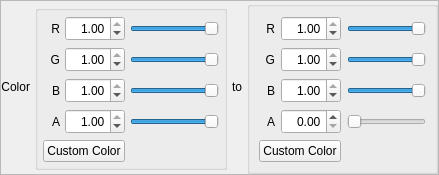
               <widget class="QFrame" name="ParticlesFrame3" >
                <property name="sizePolicy" >
                 <sizepolicy vsizetype="Preferred" hsizetype="Preferred" >
                  <horstretch>0</horstretch>
                  <verstretch>0</verstretch>
                 </sizepolicy>
                </property>
                <property name="frameShape" >
                 <enum>QFrame::StyledPanel</enum>
                </property>
                <property name="frameShadow" >
                 <enum>QFrame::Raised</enum>
                </property>
                <layout class="QHBoxLayout" name="horizontalLayout_11" >
                 <property name="spacing" >
                  <number>5</number>
                 </property>
                 <property name="margin" >
                  <number>0</number>
                 </property>
                 <item>
                  <widget class="QLabel" name="ColorsLabel" >
                   <property name="sizePolicy" >
                    <sizepolicy vsizetype="Fixed" hsizetype="Preferred" >
                     <horstretch>0</horstretch>
                     <verstretch>0</verstretch>
                    </sizepolicy>
                   </property>
                   <property name="text" >
                    <string>Color</string>
                   </property>
                   <property name="alignment" >
                    <set>Qt::AlignRight|Qt::AlignTrailing|Qt::AlignVCenter</set>
                   </property>
                  </widget>
                 </item>
                 <item>
                  <widget class="QGroupBox" name="ColorsFromBox" >
                   <property name="sizePolicy" >
                    <sizepolicy vsizetype="Fixed" hsizetype="Expanding" >
                     <horstretch>2</horstretch>
                     <verstretch>0</verstretch>
                    </sizepolicy>
                   </property>
                   <property name="title" >
                    <string/>
                   </property>
                   <property name="flat" >
                    <bool>false</bool>
                   </property>
                   <layout class="QGridLayout" name="gridLayout_6" >
                    <property name="horizontalSpacing" >
                     <number>5</number>
                    </property>
                    <property name="margin" >
                     <number>5</number>
                    </property>
                    <item row="0" column="0" >
                     <widget class="QLabel" name="RFromLabel" >
                      <property name="sizePolicy" >
                       <sizepolicy vsizetype="Fixed" hsizetype="Preferred" >
                        <horstretch>0</horstretch>
                        <verstretch>0</verstretch>
                       </sizepolicy>
                      </property>
                      <property name="minimumSize" >
                       <size>
                        <width>0</width>
                        <height>25</height>
                       </size>
                      </property>
                      <property name="toolTip" >
                       <string>Start color Red</string>
                      </property>
                      <property name="text" >
                       <string>R</string>
                      </property>
                      <property name="alignment" >
                       <set>Qt::AlignRight|Qt::AlignTrailing|Qt::AlignVCenter</set>
                      </property>
                     </widget>
                    </item>
                    <item row="1" column="0" >
                     <widget class="QLabel" name="GFromLabel" >
                      <property name="sizePolicy" >
                       <sizepolicy vsizetype="Fixed" hsizetype="Preferred" >
                        <horstretch>0</horstretch>
                        <verstretch>0</verstretch>
                       </sizepolicy>
                      </property>
                      <property name="minimumSize" >
                       <size>
                        <width>0</width>
                        <height>25</height>
                       </size>
                      </property>
                      <property name="toolTip" >
                       <string>Start color green</string>
                      </property>
                      <property name="text" >
                       <string>G</string>
                      </property>
                      <property name="alignment" >
                       <set>Qt::AlignRight|Qt::AlignTrailing|Qt::AlignVCenter</set>
                      </property>
                     </widget>
                    </item>
                    <item row="2" column="0" >
                     <widget class="QLabel" name="BFromLabel" >
                      <property name="sizePolicy" >
                       <sizepolicy vsizetype="Fixed" hsizetype="Preferred" >
                        <horstretch>0</horstretch>
                        <verstretch>0</verstretch>
                       </sizepolicy>
                      </property>
                      <property name="minimumSize" >
                       <size>
                        <width>0</width>
                        <height>25</height>
                       </size>
                      </property>
                      <property name="toolTip" >
                       <string>Start color blue</string>
                      </property>
                      <property name="text" >
                       <string>B</string>
                      </property>
                      <property name="alignment" >
                       <set>Qt::AlignRight|Qt::AlignTrailing|Qt::AlignVCenter</set>
                      </property>
                     </widget>
                    </item>
                    <item row="3" column="0" >
                     <widget class="QLabel" name="AFromLabel" >
                      <property name="sizePolicy" >
                       <sizepolicy vsizetype="Fixed" hsizetype="Preferred" >
                        <horstretch>0</horstretch>
                        <verstretch>0</verstretch>
                       </sizepolicy>
                      </property>
                      <property name="minimumSize" >
                       <size>
                        <width>0</width>
                        <height>25</height>
                       </size>
                      </property>
                      <property name="toolTip" >
                       <string>Alpha value at start of lifetime</string>
                      </property>
                      <property name="text" >
                       <string>A</string>
                      </property>
                      <property name="alignment" >
                       <set>Qt::AlignRight|Qt::AlignTrailing|Qt::AlignVCenter</set>
                      </property>
                     </widget>
                    </item>
                    <item row="2" column="2" >
                     <widget class="QSlider" name="BFromSlider" >
                      <property name="toolTip" >
                       <string>Start color blue</string>
                      </property>
                      <property name="maximum" >
                       <number>100</number>
                      </property>
                      <property name="value" >
                       <number>100</number>
                      </property>
                      <property name="orientation" >
                       <enum>Qt::Horizontal</enum>
                      </property>
                     </widget>
                    </item>
                    <item row="1" column="2" >
                     <widget class="QSlider" name="GFromSlider" >
                      <property name="toolTip" >
                       <string>Start color green</string>
                      </property>
                      <property name="maximum" >
                       <number>100</number>
                      </property>
                      <property name="value" >
                       <number>100</number>
                      </property>
                      <property name="orientation" >
                       <enum>Qt::Horizontal</enum>
                      </property>
                     </widget>
                    </item>
                    <item row="0" column="2" >
                     <widget class="QSlider" name="RFromSlider" >
                      <property name="toolTip" >
                       <string>Start color Red</string>
                      </property>
                      <property name="maximum" >
                       <number>100</number>
                      </property>
                      <property name="value" >
                       <number>100</number>
                      </property>
                      <property name="orientation" >
                       <enum>Qt::Horizontal</enum>
                      </property>
                     </widget>
                    </item>
                    <item row="3" column="2" >
                     <widget class="QSlider" name="AFromSlider" >
                      <property name="toolTip" >
                       <string>Alpha value at start of lifetime</string>
                      </property>
                      <property name="maximum" >
                       <number>100</number>
                      </property>
                      <property name="value" >
                       <number>100</number>
                      </property>
                      <property name="orientation" >
                       <enum>Qt::Horizontal</enum>
                      </property>
                     </widget>
                    </item>
                    <item row="0" column="1" >
                     <widget class="QDoubleSpinBox" name="RFromSpinBox" >
                      <property name="sizePolicy" >
                       <sizepolicy vsizetype="Fixed" hsizetype="Fixed" >
                        <horstretch>0</horstretch>
                        <verstretch>0</verstretch>
                       </sizepolicy>
                      </property>
                      <property name="minimumSize" >
                       <size>
                        <width>60</width>
                        <height>25</height>
                       </size>
                      </property>
                      <property name="maximumSize" >
                       <size>
                        <width>60</width>
                        <height>25</height>
                       </size>
                      </property>
                      <property name="toolTip" >
                       <string>Start color Red</string>
                      </property>
                      <property name="alignment" >
                       <set>Qt::AlignRight|Qt::AlignTrailing|Qt::AlignVCenter</set>
                      </property>
                      <property name="maximum" >
                       <double>1.000000000000000</double>
                      </property>
                      <property name="singleStep" >
                       <double>0.010000000000000</double>
                      </property>
                      <property name="value" >
                       <double>1.000000000000000</double>
                      </property>
                     </widget>
                    </item>
                    <item row="1" column="1" >
                     <widget class="QDoubleSpinBox" name="GFromSpinBox" >
                      <property name="sizePolicy" >
                       <sizepolicy vsizetype="Fixed" hsizetype="Fixed" >
                        <horstretch>0</horstretch>
                        <verstretch>0</verstretch>
                       </sizepolicy>
                      </property>
                      <property name="minimumSize" >
                       <size>
                        <width>60</width>
                        <height>25</height>
                       </size>
                      </property>
                      <property name="maximumSize" >
                       <size>
                        <width>60</width>
                        <height>25</height>
                       </size>
                      </property>
                      <property name="toolTip" >
                       <string>Start color green</string>
                      </property>
                      <property name="alignment" >
                       <set>Qt::AlignRight|Qt::AlignTrailing|Qt::AlignVCenter</set>
                      </property>
                      <property name="maximum" >
                       <double>1.000000000000000</double>
                      </property>
                      <property name="singleStep" >
                       <double>0.010000000000000</double>
                      </property>
                      <property name="value" >
                       <double>1.000000000000000</double>
                      </property>
                     </widget>
                    </item>
                    <item row="2" column="1" >
                     <widget class="QDoubleSpinBox" name="BFromSpinBox" >
                      <property name="sizePolicy" >
                       <sizepolicy vsizetype="Fixed" hsizetype="Fixed" >
                        <horstretch>0</horstretch>
                        <verstretch>0</verstretch>
                       </sizepolicy>
                      </property>
                      <property name="minimumSize" >
                       <size>
                        <width>60</width>
                        <height>25</height>
                       </size>
                      </property>
                      <property name="maximumSize" >
                       <size>
                        <width>60</width>
                        <height>25</height>
                       </size>
                      </property>
                      <property name="toolTip" >
                       <string>Start color blue</string>
                      </property>
                      <property name="alignment" >
                       <set>Qt::AlignRight|Qt::AlignTrailing|Qt::AlignVCenter</set>
                      </property>
                      <property name="maximum" >
                       <double>1.000000000000000</double>
                      </property>
                      <property name="singleStep" >
                       <double>0.010000000000000</double>
                      </property>
                      <property name="value" >
                       <double>1.000000000000000</double>
                      </property>
                     </widget>
                    </item>
                    <item row="3" column="1" >
                     <widget class="QDoubleSpinBox" name="AFromSpinBox" >
                      <property name="sizePolicy" >
                       <sizepolicy vsizetype="Fixed" hsizetype="Fixed" >
                        <horstretch>0</horstretch>
                        <verstretch>0</verstretch>
                       </sizepolicy>
                      </property>
                      <property name="minimumSize" >
                       <size>
                        <width>60</width>
                        <height>25</height>
                       </size>
                      </property>
                      <property name="maximumSize" >
                       <size>
                        <width>60</width>
                        <height>25</height>
                       </size>
                      </property>
                      <property name="toolTip" >
                       <string>Alpha value at start of lifetime</string>
                      </property>
                      <property name="alignment" >
                       <set>Qt::AlignRight|Qt::AlignTrailing|Qt::AlignVCenter</set>
                      </property>
                      <property name="maximum" >
                       <double>1.000000000000000</double>
                      </property>
                      <property name="singleStep" >
                       <double>0.010000000000000</double>
                      </property>
                      <property name="value" >
                       <double>1.000000000000000</double>
                      </property>
                     </widget>
                    </item>
                    <item row="4" column="0" colspan="2" >
                     <widget class="QPushButton" name="CustomColorFromButton" >
                      <property name="sizePolicy" >
                       <sizepolicy vsizetype="Fixed" hsizetype="Fixed" >
                        <horstretch>0</horstretch>
                        <verstretch>0</verstretch>
                       </sizepolicy>
                      </property>
                      <property name="text" >
                       <string>Custom Color</string>
                      </property>
                     </widget>
                    </item>
                   </layout>
                  </widget>
                 </item>
                 <item>
                  <widget class="QLabel" name="ColorsToLabel" >
                   <property name="sizePolicy" >
                    <sizepolicy vsizetype="Fixed" hsizetype="Preferred" >
                     <horstretch>0</horstretch>
                     <verstretch>0</verstretch>
                    </sizepolicy>
                   </property>
                   <property name="text" >
                    <string>to</string>
                   </property>
                   <property name="alignment" >
                    <set>Qt::AlignRight|Qt::AlignTrailing|Qt::AlignVCenter</set>
                   </property>
                  </widget>
                 </item>
                 <item>
                  <widget class="QGroupBox" name="ColorsToBox" >
                   <property name="sizePolicy" >
                    <sizepolicy vsizetype="Fixed" hsizetype="Expanding" >
                     <horstretch>2</horstretch>
                     <verstretch>0</verstretch>
                    </sizepolicy>
                   </property>
                   <property name="title" >
                    <string/>
                   </property>
                   <layout class="QGridLayout" name="gridLayout_7" >
                    <item row="0" column="0" >
                     <widget class="QLabel" name="RToLabel" >
                      <property name="sizePolicy" >
                       <sizepolicy vsizetype="Fixed" hsizetype="Preferred" >
                        <horstretch>0</horstretch>
                        <verstretch>0</verstretch>
                       </sizepolicy>
                      </property>
                      <property name="minimumSize" >
                       <size>
                        <width>0</width>
                        <height>25</height>
                       </size>
                      </property>
                      <property name="toolTip" >
                       <string>End color red</string>
                      </property>
                      <property name="text" >
                       <string>R</string>
                      </property>
                      <property name="alignment" >
                       <set>Qt::AlignRight|Qt::AlignTrailing|Qt::AlignVCenter</set>
                      </property>
                     </widget>
                    </item>
                    <item row="1" column="0" >
                     <widget class="QLabel" name="GToLabel" >
                      <property name="sizePolicy" >
                       <sizepolicy vsizetype="Fixed" hsizetype="Preferred" >
                        <horstretch>0</horstretch>
                        <verstretch>0</verstretch>
                       </sizepolicy>
                      </property>
                      <property name="minimumSize" >
                       <size>
                        <width>0</width>
                        <height>25</height>
                       </size>
                      </property>
                      <property name="toolTip" >
                       <string>End color green</string>
                      </property>
                      <property name="text" >
                       <string>G</string>
                      </property>
                      <property name="alignment" >
                       <set>Qt::AlignRight|Qt::AlignTrailing|Qt::AlignVCenter</set>
                      </property>
                     </widget>
                    </item>
                    <item row="2" column="0" >
                     <widget class="QLabel" name="BToLabel" >
                      <property name="sizePolicy" >
                       <sizepolicy vsizetype="Fixed" hsizetype="Preferred" >
                        <horstretch>0</horstretch>
                        <verstretch>0</verstretch>
                       </sizepolicy>
                      </property>
                      <property name="minimumSize" >
                       <size>
                        <width>0</width>
                        <height>25</height>
                       </size>
                      </property>
                      <property name="toolTip" >
                       <string>End color blue</string>
                      </property>
                      <property name="text" >
                       <string>B</string>
                      </property>
                      <property name="alignment" >
                       <set>Qt::AlignRight|Qt::AlignTrailing|Qt::AlignVCenter</set>
                      </property>
                     </widget>
                    </item>
                    <item row="3" column="0" >
                     <widget class="QLabel" name="AToLabel" >
                      <property name="sizePolicy" >
                       <sizepolicy vsizetype="Fixed" hsizetype="Preferred" >
                        <horstretch>0</horstretch>
                        <verstretch>0</verstretch>
                       </sizepolicy>
                      </property>
                      <property name="minimumSize" >
                       <size>
                        <width>0</width>
                        <height>25</height>
                       </size>
                      </property>
                      <property name="toolTip" >
                       <string>Alpha value at end of lifetime</string>
                      </property>
                      <property name="text" >
                       <string>A</string>
                      </property>
                      <property name="alignment" >
                       <set>Qt::AlignRight|Qt::AlignTrailing|Qt::AlignVCenter</set>
                      </property>
                     </widget>
                    </item>
                    <item row="2" column="2" >
                     <widget class="QSlider" name="BToSlider" >
                      <property name="toolTip" >
                       <string>End color blue</string>
                      </property>
                      <property name="maximum" >
                       <number>100</number>
                      </property>
                      <property name="value" >
                       <number>100</number>
                      </property>
                      <property name="orientation" >
                       <enum>Qt::Horizontal</enum>
                      </property>
                     </widget>
                    </item>
                    <item row="1" column="2" >
                     <widget class="QSlider" name="GToSlider" >
                      <property name="toolTip" >
                       <string>End color green</string>
                      </property>
                      <property name="maximum" >
                       <number>100</number>
                      </property>
                      <property name="value" >
                       <number>100</number>
                      </property>
                      <property name="orientation" >
                       <enum>Qt::Horizontal</enum>
                      </property>
                     </widget>
                    </item>
                    <item row="0" column="2" >
                     <widget class="QSlider" name="RToSlider" >
                      <property name="toolTip" >
                       <string>End color red</string>
                      </property>
                      <property name="maximum" >
                       <number>100</number>
                      </property>
                      <property name="value" >
                       <number>100</number>
                      </property>
                      <property name="orientation" >
                       <enum>Qt::Horizontal</enum>
                      </property>
                     </widget>
                    </item>
                    <item row="3" column="2" >
                     <widget class="QSlider" name="AToSlider" >
                      <property name="toolTip" >
                       <string>Alpha value at end of lifetime</string>
                      </property>
                      <property name="maximum" >
                       <number>100</number>
                      </property>
                      <property name="value" >
                       <number>0</number>
                      </property>
                      <property name="orientation" >
                       <enum>Qt::Horizontal</enum>
                      </property>
                     </widget>
                    </item>
                    <item row="0" column="1" >
                     <widget class="QDoubleSpinBox" name="RToSpinBox" >
                      <property name="sizePolicy" >
                       <sizepolicy vsizetype="Fixed" hsizetype="Fixed" >
                        <horstretch>0</horstretch>
                        <verstretch>0</verstretch>
                       </sizepolicy>
                      </property>
                      <property name="minimumSize" >
                       <size>
                        <width>60</width>
                        <height>25</height>
                       </size>
                      </property>
                      <property name="maximumSize" >
                       <size>
                        <width>60</width>
                        <height>25</height>
                       </size>
                      </property>
                      <property name="toolTip" >
                       <string>End color red</string>
                      </property>
                      <property name="alignment" >
                       <set>Qt::AlignRight|Qt::AlignTrailing|Qt::AlignVCenter</set>
                      </property>
                      <property name="maximum" >
                       <double>1.000000000000000</double>
                      </property>
                      <property name="singleStep" >
                       <double>0.010000000000000</double>
                      </property>
                      <property name="value" >
                       <double>1.000000000000000</double>
                      </property>
                     </widget>
                    </item>
                    <item row="1" column="1" >
                     <widget class="QDoubleSpinBox" name="GToSpinBox" >
                      <property name="sizePolicy" >
                       <sizepolicy vsizetype="Fixed" hsizetype="Fixed" >
                        <horstretch>0</horstretch>
                        <verstretch>0</verstretch>
                       </sizepolicy>
                      </property>
                      <property name="minimumSize" >
                       <size>
                        <width>60</width>
                        <height>25</height>
                       </size>
                      </property>
                      <property name="maximumSize" >
                       <size>
                        <width>60</width>
                        <height>25</height>
                       </size>
                      </property>
                      <property name="toolTip" >
                       <string>End color green</string>
                      </property>
                      <property name="alignment" >
                       <set>Qt::AlignRight|Qt::AlignTrailing|Qt::AlignVCenter</set>
                      </property>
                      <property name="maximum" >
                       <double>1.000000000000000</double>
                      </property>
                      <property name="singleStep" >
                       <double>0.010000000000000</double>
                      </property>
                      <property name="value" >
                       <double>1.000000000000000</double>
                      </property>
                     </widget>
                    </item>
                    <item row="2" column="1" >
                     <widget class="QDoubleSpinBox" name="BToSpinBox" >
                      <property name="sizePolicy" >
                       <sizepolicy vsizetype="Fixed" hsizetype="Fixed" >
                        <horstretch>0</horstretch>
                        <verstretch>0</verstretch>
                       </sizepolicy>
                      </property>
                      <property name="minimumSize" >
                       <size>
                        <width>60</width>
                        <height>25</height>
                       </size>
                      </property>
                      <property name="maximumSize" >
                       <size>
                        <width>60</width>
                        <height>25</height>
                       </size>
                      </property>
                      <property name="toolTip" >
                       <string>End color blue</string>
                      </property>
                      <property name="alignment" >
                       <set>Qt::AlignRight|Qt::AlignTrailing|Qt::AlignVCenter</set>
                      </property>
                      <property name="maximum" >
                       <double>1.000000000000000</double>
                      </property>
                      <property name="singleStep" >
                       <double>0.010000000000000</double>
                      </property>
                      <property name="value" >
                       <double>1.000000000000000</double>
                      </property>
                     </widget>
                    </item>
                    <item row="3" column="1" >
                     <widget class="QDoubleSpinBox" name="AToSpinBox" >
                      <property name="sizePolicy" >
                       <sizepolicy vsizetype="Fixed" hsizetype="Fixed" >
                        <horstretch>0</horstretch>
                        <verstretch>0</verstretch>
                       </sizepolicy>
                      </property>
                      <property name="minimumSize" >
                       <size>
                        <width>60</width>
                        <height>25</height>
                       </size>
                      </property>
                      <property name="maximumSize" >
                       <size>
                        <width>60</width>
                        <height>25</height>
                       </size>
                      </property>
                      <property name="toolTip" >
                       <string>Alpha value at end of lifetime</string>
                      </property>
                      <property name="alignment" >
                       <set>Qt::AlignRight|Qt::AlignTrailing|Qt::AlignVCenter</set>
                      </property>
                      <property name="maximum" >
                       <double>1.000000000000000</double>
                      </property>
                      <property name="singleStep" >
                       <double>0.010000000000000</double>
                      </property>
                      <property name="value" >
                       <double>0.000000000000000</double>
                      </property>
                     </widget>
                    </item>
                    <item row="4" column="0" colspan="2" >
                     <widget class="QPushButton" name="CustomColorToButton" >
                      <property name="sizePolicy" >
                       <sizepolicy vsizetype="Fixed" hsizetype="Fixed" >
                        <horstretch>0</horstretch>
                        <verstretch>0</verstretch>
                       </sizepolicy>
                      </property>
                      <property name="text" >
                       <string>Custom Color</string>
                      </property>
                     </widget>
                    </item>
                   </layout>
                  </widget>
                 </item>
                </layout>
               </widget>
